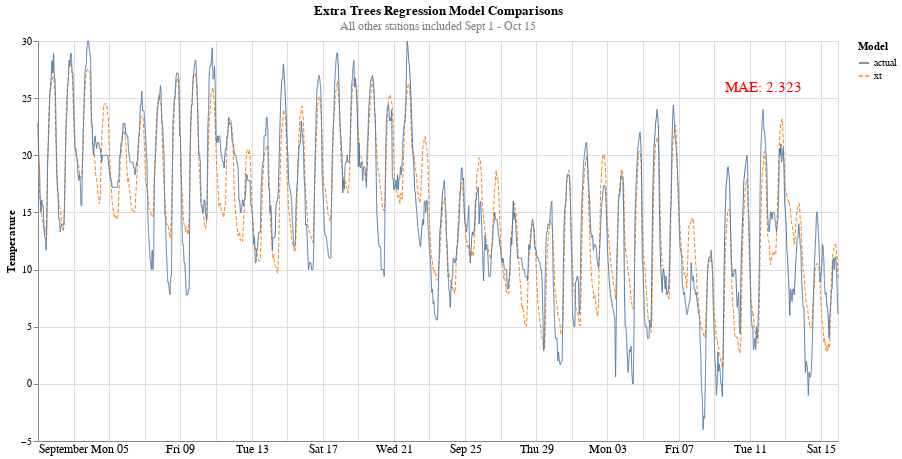

The code cell stored with this chart in its notebook:
### Code cell
alt.data_transformers.disable_max_rows()
line = alt.Chart(res[['time','xt','actual']].melt(id_vars='time')).mark_line(size=1).encode(
    x=alt.X('time:T', axis=alt.Axis(tickSize=0, labelFontSize=12),title=None),
    y=alt.Y('value:Q',title='Temperature'),
    color=alt.Color('variable',legend=alt.Legend(title='Model')),
    strokeDash='variable'
).properties(
    height=400,
    width=800,
    title={
      "text": ['Extra Trees Regression Model Comparisons'], 
      "subtitle": ["All other stations included Sept 1 - Oct 15"],
      "color": "black",
      "subtitleColor": "gray"
    }
)
text = alt.Chart({'values':[{'x': '2022-10-11 19:00:00', 'y': 26}]}).mark_text(
    text=f"MAE: {mae_dict['xt']}",
    color='red',
    size=15
).encode(x='x:T', y='y:Q')
line+text

### Figure 1 — Vega-Lite specification as saved in the notebook (floating-point values rounded to 4 significant figures; data arrays with more than 128 entries replaced by an {"elided": "..."} marker saying what was removed)
{"config": {"view": {"continuousWidth": 400, "continuousHeight": 300}}, "layer": [{"data": {"name": "data-10dc0b5e250b293e13aefc55ed7ae70a"}, "mark": {"type": "line", "size": 1}, "encoding": {"color": {"field": "variable", "legend": {"title": "Model"}, "type": "nominal"}, "strokeDash": {"field": "variable", "type": "nominal"}, "x": {"axis": {"labelFontSize": 12, "tickSize": 0}, "field": "time", "title": null, "type": "temporal"}, "y": {"field": "value", "title": "Temperature", "type": "quantitative"}}, "height": 400, "title": {"text": ["Extra Trees Regression Model Comparisons"], "subtitle": ["All other stations included Sept 1 - Oct 15"], "color": "black", "subtitleColor": "gray"}, "width": 800}, {"data": {"name": "data-94a9c053bd0caa4f90657f352bd27680"}, "mark": {"type": "text", "color": "red", "size": 15, "text": "MAE: 2.323"}, "encoding": {"x": {"field": "x", "type": "temporal"}, "y": {"field": "y", "type": "quantitative"}}}], "$schema": "https://vega.github.io/schema/vega-lite/v4.17.0.json", "datasets": {"data-10dc0b5e250b293e13aefc55ed7ae70a": {"elided": "2160 records"}, "data-94a9c053bd0caa4f90657f352bd27680": [{"x": "2022-10-11 19:00:00", "y": 26}]}}
